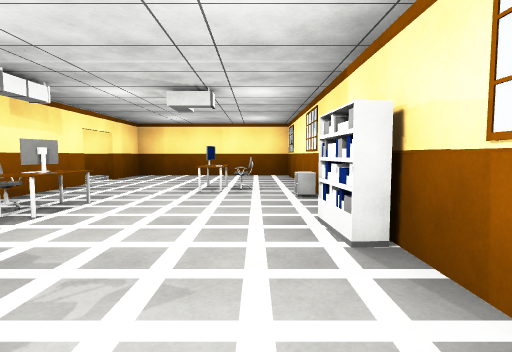
view 1 (above)

20 first-person views from a walk through a Unity game level. The camera is 1.2 m above the floor, tilts 4° down and sees 80° across. The floor is counted in squares, 2 m on a side. Each view is taken from the middle of a square. On the plan, view 1 faces up. The plan holds only what a view shows up to about 9 squares ahead; the rest is blank. The player character is not drawn. Some animated figures are not drawn.

view 2
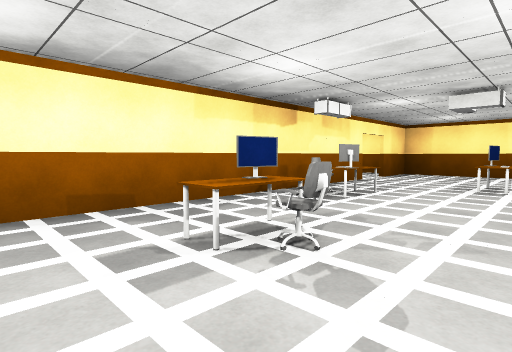

view 3
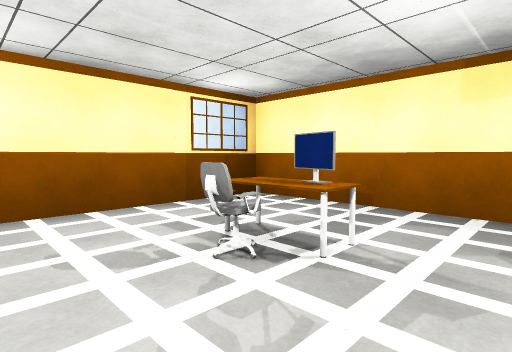

view 4
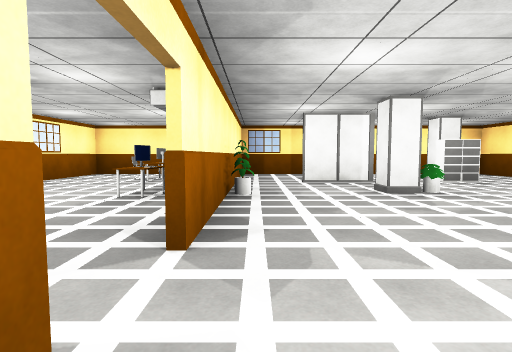

view 5
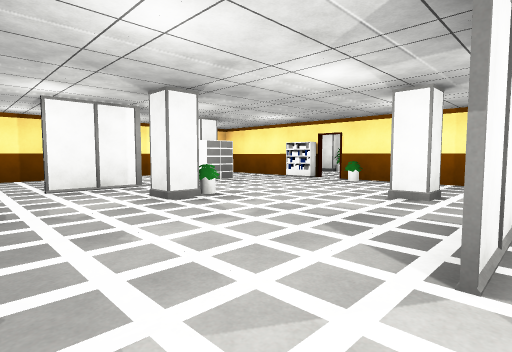

view 6
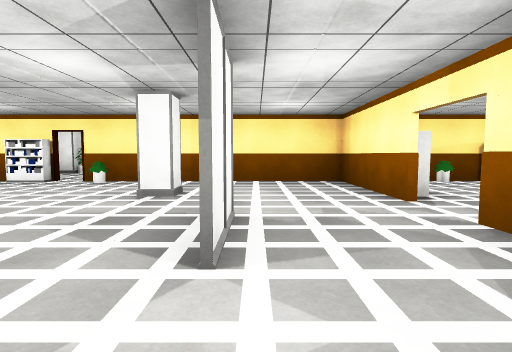

view 7
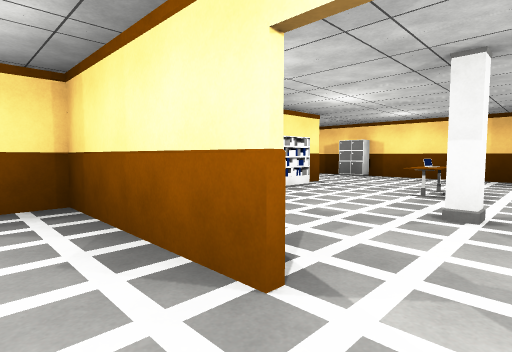

view 8
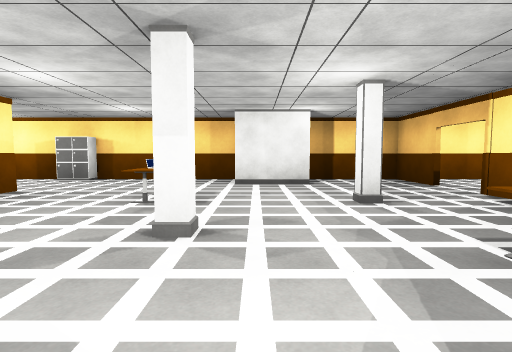

view 9
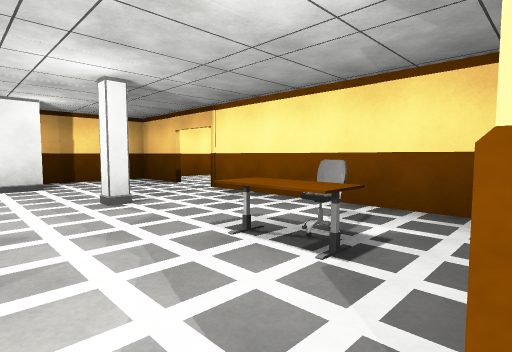

view 10
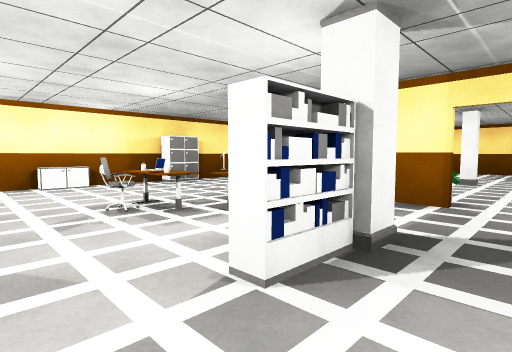

view 11
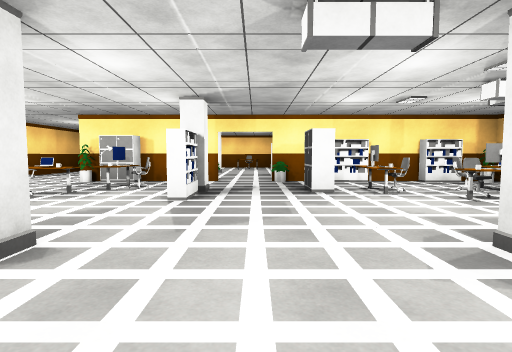

view 12
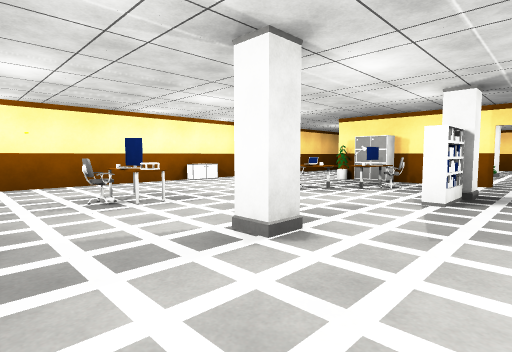

view 13
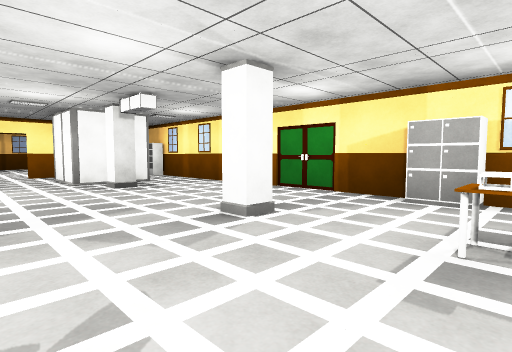

view 14
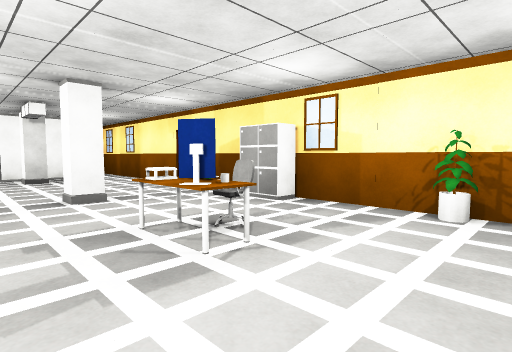

view 15
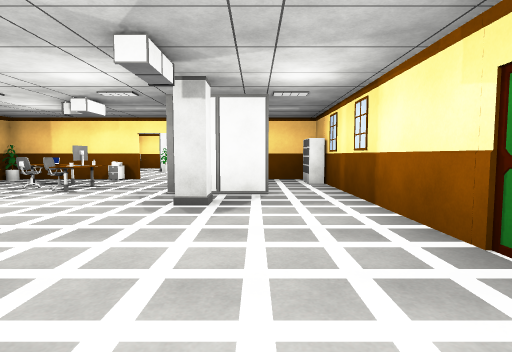

view 16
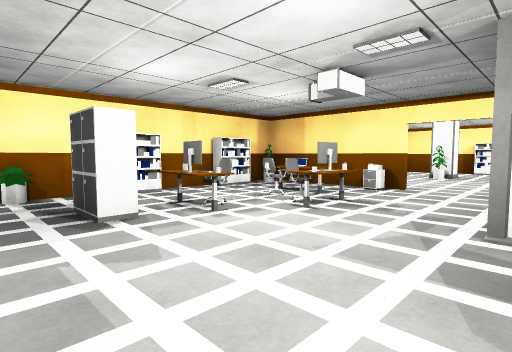

view 17
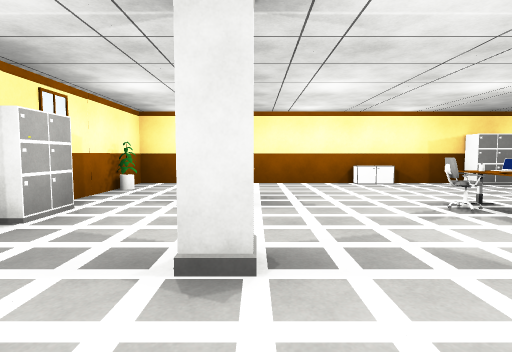

view 18
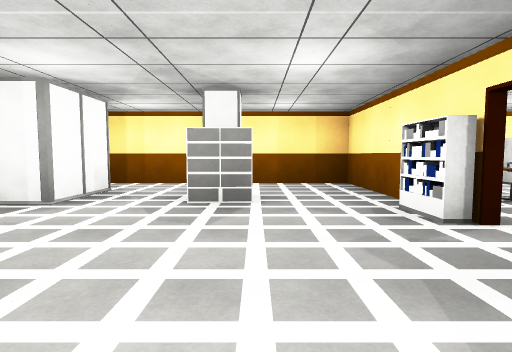

view 19
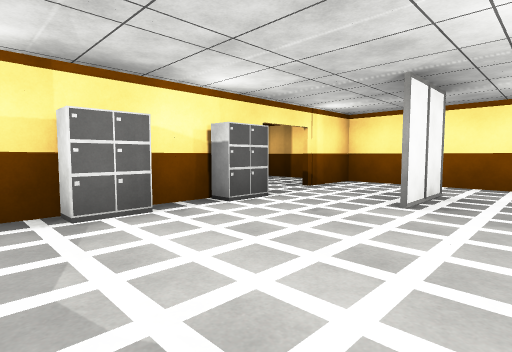

view 20
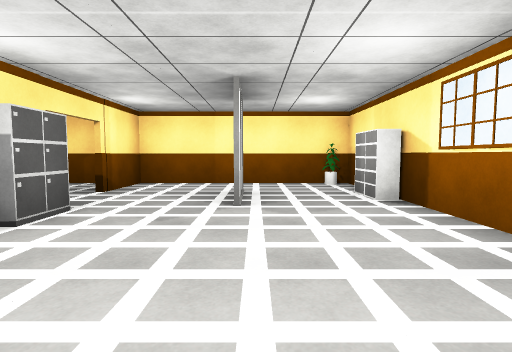

### Floor plan
Points are (right, up) in squares from view 1. A wall is a line through its corners. A room is listed if a view was taken in it or the views show most of it. See-through windows are left out.
Room 1 (views 1, 2, 3)
walls: (0.9, 4.5) (0.9, 8.9) (-3.4, 8.9) (-3.4, 7.4); (-3.4, 6.2) (-3.4, -1.4) (-0.3, -1.4); (0.9, -1) (0.9, 1.5)
ways out: opening at (-3, 7) to room 2
objects: chair (-3, 3); other object (-2, 0); monitor (-2, 1); monitor (-2, 2); other object (-2, 3); chair (-1, 1); other object (-1, 5); monitor (-1, 6); chair (0, 5); shelf (1, 2); cabinet (1, 4)
Room 2 (views 4, 5, 6, 7, 8, 9, 10, 11, 12, 13, 14, 15, 16, 17, 18, 19, 20)
walls: (-11.1, 11.4) (-11.1, 12.5); (-10.9, 12.2) (-10.9, 11.4); (-7.8, 8.9) (-10.5, 8.9); (-10.9, 7.5) (-10.9, 6.5); (-11.1, 6.5) (-11.1, 7.5); (-7.1, 6.8) (-5.5, 6.8); (-4.3, 8.9) (-6.6, 8.9); (-3.6, 9.4) (-3.6, 12.5); (-13.6, 4.6) (-10.9, 4.6) (-10.9, 3); (-5.9, 15.1) (-7.5, 15.1); (-7.5, 16.4) (-18.4, 16.4) (-18.4, 5.6); (-3.4, 12.5) (-3.4, 10.2); (-16.6, 7.4) (-15.7, 7.4) (-15.7, 5.9); (-10.9, 1.4) (-10.9, -1.4) (-6.5, -1.4); (-3.6, 3.9) (-3.6, 6.1); (-6.6, -0.2) (-6.6, 1.4) (-5, 1.4); (0.9, 12.2) (0.9, 13.5)
ways out: opening at (-3, 7) to room 1; opening at (-6, -1) to room 3; opening at (-4.5, 0.5) to room 3; opening at (0, 14.5) to room 4; opening at (-6.5, 16) to room 5; opening at (-4.5, 15) to room 5; opening at (-2, 15) to room 6; opening at (-14.5, 5); gap at (-16, 6); gap at (-11, 3)
objects: shelf (-18, 5); cabinet (-18, 13); other object (-18, 15); shelf (-17, 7); chair (-17, 14); pillar (-16, 8); pillar (-16, 12); monitor (-16, 13); other object (-16, 14); other object (-15, 6); other object (-15, 7); other object (-15, 14); other object (-14, 5); other object (-14, 7); other object (-14, 8); shelf (-14, 11); other object (-14, 12); chair (-14, 13); cabinet (-14, 16); chair (-13, 6); other object (-13, 7); chair (-13, 8); cabinet (-13, 9); pillar (-13, 11); chair (-13, 12); other object (-13, 13); other object (-13, 14); other object (-12, 6); monitor (-12, 11); other object (-12, 12); other object (-12, 13); shelf (-11, 2); other object (-11, 5); shelf (-11, 6); shelf (-11, 8); other object (-11, 9); other object (-11, 11); cabinet (-11, 13); other object (-11, 14); cabinet (-11, 16); other object (-10, 4); shelf (-10, 13); pillar (-9, 1); pillar (-9, 6); shelf (-9, 9); shelf (-8, 1); pillar (-8, 11); other object (-8, 13); other object (-8, 14); other object (-7, 3); pillar (-6, 3); pillar (-6, 13); chair (-5, 10); other object (-5, 11); other object (-4, 3); cabinet (-3, 11); cabinet (-3, 13)
Room 3 (no view inside)
walls: (-3.6, -0.9) (-3.6, 2.2); (-6.5, -1.4) (-4.6, -1.4)
ways out: opening at (-6, -1) to room 2; opening at (-4.5, 0.5) to room 2
Room 4 (no view inside)
walls: (-1.2, 15.1) (-1.2, 13.5); (1, 16.4) (-1.5, 16.4)
ways out: opening at (0, 14.5) to room 2; opening at (-1, 16) to room 6
objects: shelf (1, 14); other object (1, 16)
Room 5 (no view inside)
walls: (-3.6, 14.7) (-3.6, 16.5); (-3, 16.4) (-6, 16.4)
ways out: opening at (-6.5, 16) to room 2; opening at (-4.5, 15) to room 2
Room 6 (no view inside)
walls: (-1.5, 16.4) (-3, 16.4); (-3.4, 16.5) (-3.4, 14.7)
ways out: opening at (-2, 15) to room 2; opening at (-1, 16) to room 4

Where each view was taken, in squares from view 1:
view 1: 0 up, 0 right, facing up
view 2: 1 down, 0 right, facing up-left
view 3: 2 up, 0 right, facing down-left
view 4: 8 up, 4 left, facing down
view 5: 7 up, 4 left, facing down-left
view 6: 7 up, 4 left, facing left
view 7: 8 up, 7 left, facing up-left
view 8: 9 up, 7 left, facing up
view 9: 9 up, 7 left, facing up-right
view 10: 10 up, 15 left, facing up-right
view 11: 10 up, 18 left, facing right
view 12: 10 up, 18 left, facing up-right
view 13: 14 up, 14 left, facing down-left
view 14: 16 up, 15 left, facing down-left
view 15: 12 up, 17 left, facing down
view 16: 10 up, 16 left, facing down-right
view 17: 10 up, 16 left, facing up
view 18: 5 up, 9 left, facing down
view 19: 10 up, 0 right, facing up-left
view 20: 10 up, 1 left, facing up
